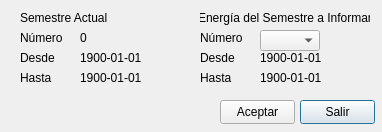
<?xml version="1.0" encoding="UTF-8"?>
<ui version="4.0">
 <class>Dialog</class>
 <widget class="QDialog" name="Dialog">
  <property name="windowModality">
   <enum>Qt::ApplicationModal</enum>
  </property>
  <property name="geometry">
   <rect>
    <x>0</x>
    <y>0</y>
    <width>382</width>
    <height>132</height>
   </rect>
  </property>
  <property name="windowTitle">
   <string>Elegir Semestre</string>
  </property>
  <property name="autoFillBackground">
   <bool>false</bool>
  </property>
  <property name="modal">
   <bool>true</bool>
  </property>
  <widget class="QPushButton" name="cmdSalir">
   <property name="geometry">
    <rect>
     <x>300</x>
     <y>100</y>
     <width>75</width>
     <height>24</height>
    </rect>
   </property>
   <property name="text">
    <string>Salir</string>
   </property>
   <property name="shortcut">
    <string>Esc</string>
   </property>
  </widget>
  <widget class="QPushButton" name="cmdAceptar">
   <property name="geometry">
    <rect>
     <x>220</x>
     <y>100</y>
     <width>75</width>
     <height>24</height>
    </rect>
   </property>
   <property name="text">
    <string>Aceptar</string>
   </property>
   <property name="shortcut">
    <string>Return</string>
   </property>
  </widget>
  <widget class="QLabel" name="label_4">
   <property name="geometry">
    <rect>
     <x>20</x>
     <y>10</y>
     <width>100</width>
     <height>16</height>
    </rect>
   </property>
   <property name="text">
    <string>Semestre Actual</string>
   </property>
  </widget>
  <widget class="QLabel" name="lbl_semestre_actual">
   <property name="geometry">
    <rect>
     <x>80</x>
     <y>30</y>
     <width>40</width>
     <height>16</height>
    </rect>
   </property>
   <property name="text">
    <string>0</string>
   </property>
  </widget>
  <widget class="QLabel" name="label_5">
   <property name="geometry">
    <rect>
     <x>20</x>
     <y>50</y>
     <width>50</width>
     <height>16</height>
    </rect>
   </property>
   <property name="text">
    <string>Desde</string>
   </property>
  </widget>
  <widget class="QLabel" name="label_6">
   <property name="geometry">
    <rect>
     <x>20</x>
     <y>70</y>
     <width>50</width>
     <height>16</height>
    </rect>
   </property>
   <property name="text">
    <string>Hasta</string>
   </property>
  </widget>
  <widget class="QLabel" name="label_7">
   <property name="geometry">
    <rect>
     <x>200</x>
     <y>10</y>
     <width>170</width>
     <height>16</height>
    </rect>
   </property>
   <property name="text">
    <string>Energía del Semestre a Informar</string>
   </property>
   <property name="alignment">
    <set>Qt::AlignCenter</set>
   </property>
  </widget>
  <widget class="QComboBox" name="cmbSemestre">
   <property name="geometry">
    <rect>
     <x>260</x>
     <y>30</y>
     <width>60</width>
     <height>21</height>
    </rect>
   </property>
  </widget>
  <widget class="QLabel" name="label_8">
   <property name="geometry">
    <rect>
     <x>20</x>
     <y>30</y>
     <width>50</width>
     <height>16</height>
    </rect>
   </property>
   <property name="text">
    <string>Número</string>
   </property>
  </widget>
  <widget class="QLabel" name="label_9">
   <property name="geometry">
    <rect>
     <x>200</x>
     <y>50</y>
     <width>50</width>
     <height>16</height>
    </rect>
   </property>
   <property name="text">
    <string>Desde</string>
   </property>
  </widget>
  <widget class="QLabel" name="label_10">
   <property name="geometry">
    <rect>
     <x>200</x>
     <y>70</y>
     <width>50</width>
     <height>16</height>
    </rect>
   </property>
   <property name="text">
    <string>Hasta</string>
   </property>
  </widget>
  <widget class="QLabel" name="label_11">
   <property name="geometry">
    <rect>
     <x>200</x>
     <y>30</y>
     <width>50</width>
     <height>16</height>
    </rect>
   </property>
   <property name="text">
    <string>Número</string>
   </property>
  </widget>
  <widget class="QLabel" name="lbl_actual_desde">
   <property name="geometry">
    <rect>
     <x>80</x>
     <y>50</y>
     <width>90</width>
     <height>16</height>
    </rect>
   </property>
   <property name="text">
    <string>1900-01-01</string>
   </property>
  </widget>
  <widget class="QLabel" name="lbl_actual_hasta">
   <property name="geometry">
    <rect>
     <x>80</x>
     <y>70</y>
     <width>90</width>
     <height>16</height>
    </rect>
   </property>
   <property name="text">
    <string>1900-01-01</string>
   </property>
  </widget>
  <widget class="QLabel" name="lbl_elegido_desde">
   <property name="geometry">
    <rect>
     <x>260</x>
     <y>50</y>
     <width>90</width>
     <height>16</height>
    </rect>
   </property>
   <property name="text">
    <string>1900-01-01</string>
   </property>
  </widget>
  <widget class="QLabel" name="lbl_elegido_hasta">
   <property name="geometry">
    <rect>
     <x>260</x>
     <y>70</y>
     <width>90</width>
     <height>16</height>
    </rect>
   </property>
   <property name="text">
    <string>1900-01-01</string>
   </property>
  </widget>
 </widget>
 <resources/>
 <connections/>
</ui>
